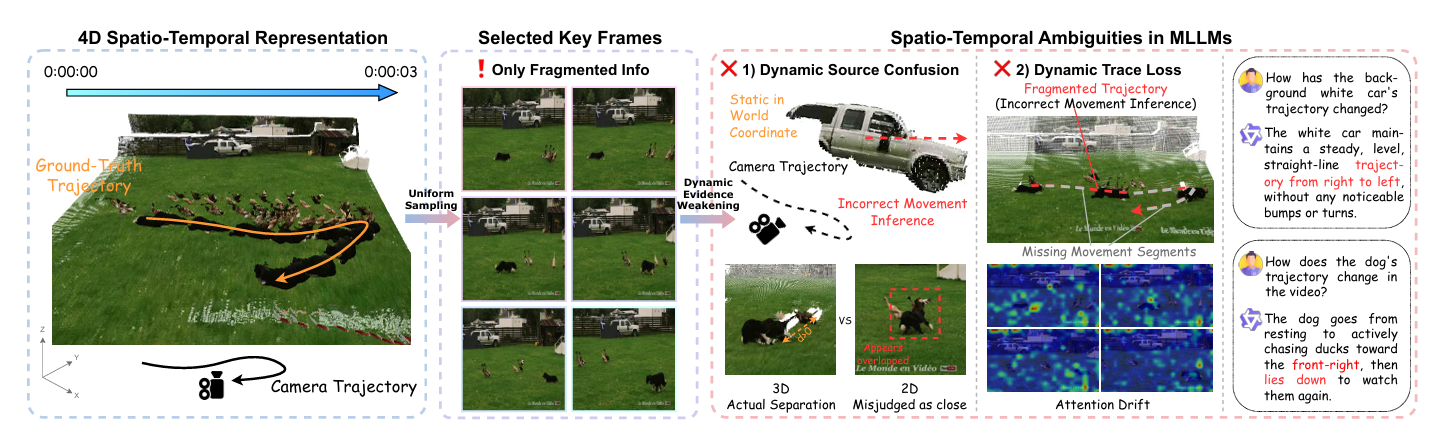
#> input picture skills/ccfa/ccf-visual-composer/references/image.png, 1431 x 444 px
$ python -i figures.py   (imports and definitions only)
#> lines starting #> are read from the running program, lines starting #| are printed output that depends on the picture
#!/usr/bin/env python3
"""figures -- get a paper's figures onto the platform intact (A15).

The platform shows, and hands to reviewers, PNG and JPEG (SVG too, less
reliably). Papers arrive with PDF, EPS and SVG figures, or as a single PDF
with the figures inside it; the old conversion copied PNG/JPEG only, and
everything else was silently lost. This does the rest, with whatever this
machine has, and says what it could not do instead of dropping it.

    figures.py convert <source dir> <figures dir>
        Every figure file under <source dir> becomes a PNG (or stays a JPEG)
        in <figures dir>, flat, names made unique. Writes MANIFEST.json there:
        source path -> file, plus anything that failed and why.
    figures.py pages <paper.pdf> <out dir>
        Renders each page at 100 dpi (page-N.png) so a model can see where the
        figures are, and extracts the raster images embedded in it.
    figures.py crop <paper.pdf> <page> <x0> <y0> <x1> <y1> <out.png>
        Cuts one figure out of a page. Coordinates are pixels on the 100 dpi
        page image from `pages`; the crop is rendered at 200 dpi.
    figures.py check <body.md> <figures dir>
        Before submitting: every figure the text references exists, every
        figure file is referenced, and every "Figure N" the text mentions is
        there. Exit 1 with the list when not.

Tools, in the order tried: poppler (pdftocairo, pdfimages), Pillow,
ghostscript (EPS), rsvg-convert / cairosvg (SVG), macOS sips / qlmanage,
ImageMagick. None is required; a figure no tool on this machine can convert is
reported, with what to install.
"""
from __future__ import annotations

import json
import os
import re
import shutil
import subprocess
import sys
import tempfile

KEEP = {".png", ".jpg", ".jpeg"}
CONVERT = {".pdf", ".eps", ".ps", ".svg", ".gif", ".tif", ".tiff", ".bmp", ".webp"}
DPI = 200


def have(tool: str) -> bool:
    return shutil.which(tool) is not None


# [60 lines left out: functions run, _pil_to_png, _pdf_pages, _pdf_to_png, _eps_to_png, not called in this run]


def _trim(path: str, margin: int = 12) -> None:
    """Cut the empty canvas around a render (Quick Look draws onto a square)."""
#> called with margin = 12
    try:
        from PIL import Image, ImageChops  # type: ignore
    except ImportError:
        return
    try:
        with Image.open(path) as im:
#> im is the input picture: PIL image 1431x444 RGB; mean R, G, B 181.2, 187.1, 176.1
            rgb = im.convert("RGB")
            box = ImageChops.difference(rgb, Image.new("RGB", rgb.size, (255, 255, 255))).getbbox()
#> box = (27, 30, 1418, 420)
            if box:
                l, t, r, b = box
#> l = 27; t = 30; r = 1418; b = 420
                rgb.crop((max(0, l - margin), max(0, t - margin), min(rgb.width, r + margin), min(rgb.height, b + margin))).save(path)
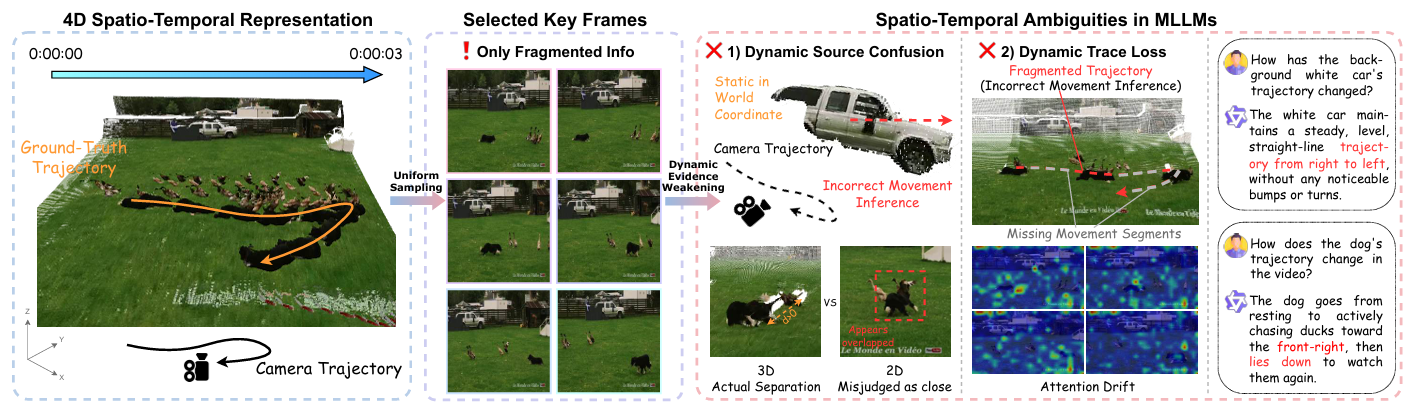
#> saved as image.png: PIL image 1415x414 RGB; mean R, G, B 175, 181.3, 169.4
    except Exception:
        pass


# [32 lines left out: functions _svg_to_png, _raster_to_png, not called in this run]


HINT = {
    ".pdf": "install poppler (brew install poppler / apt-get install poppler-utils)",
    ".eps": "install ghostscript (brew install ghostscript / apt-get install ghostscript)",
    ".ps": "install ghostscript (brew install ghostscript / apt-get install ghostscript)",
    ".svg": "install librsvg (brew install librsvg / apt-get install librsvg2-bin), or pip install cairosvg",
}


# [85 lines left out: functions convert, pages, crop, not called in this run]


IMG = re.compile(r"!\[[^\]]*\]\(\s*<?([^)\s>]+)>?(?:\s+\"[^\"]*\")?\s*\)")
HTML_IMG = re.compile(r"<img\b[^>]*\bsrc\s*=\s*[\"']([^\"']+)[\"']", re.I)
FIG_MENTION = re.compile(r"\b(?:Figure|Fig\.)\s*(\d+)", re.I)


# [49 lines left out: functions check, main, not called in this run]


# [2 lines not run here, left out]

>>> result = _trim('../../skills/ccfa/ccf-visual-composer/references/image.png')
